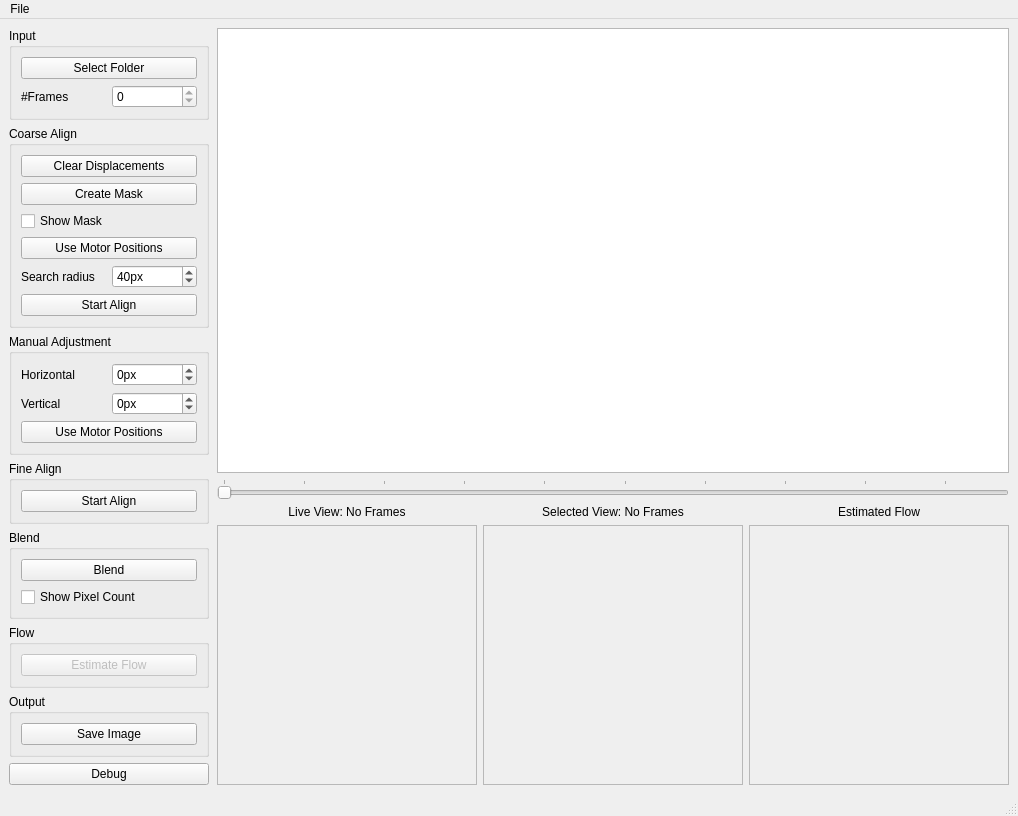
<?xml version="1.0" encoding="UTF-8"?>
<ui version="4.0">
 <class>MainWindow</class>
 <widget class="QMainWindow" name="MainWindow">
  <property name="geometry">
   <rect>
    <x>0</x>
    <y>0</y>
    <width>1018</width>
    <height>816</height>
   </rect>
  </property>
  <property name="windowTitle">
   <string>MainWindow</string>
  </property>
  <widget class="QWidget" name="centralwidget">
   <layout class="QGridLayout" name="gridLayout" columnstretch="0,0,1,1,0,0">
    <item row="1" column="3" colspan="3">
     <widget class="ncm_qstitch_graphicsview" name="mosaicView">
      <property name="sizePolicy">
       <sizepolicy hsizetype="Expanding" vsizetype="Expanding">
        <horstretch>0</horstretch>
        <verstretch>0</verstretch>
       </sizepolicy>
      </property>
     </widget>
    </item>
    <item row="1" column="0" rowspan="4" colspan="2">
     <layout class="QVBoxLayout" name="verticalLayout_3">
      <item>
       <widget class="QGroupBox" name="groupBox">
        <property name="minimumSize">
         <size>
          <width>200</width>
          <height>0</height>
         </size>
        </property>
        <property name="title">
         <string>Input</string>
        </property>
        <layout class="QGridLayout" name="gridLayout_4">
         <item row="0" column="0" colspan="2">
          <widget class="QPushButton" name="selectFolder">
           <property name="text">
            <string>Select Folder</string>
           </property>
          </widget>
         </item>
         <item row="2" column="1">
          <widget class="QSpinBox" name="nFramesSpin">
           <property name="minimum">
            <number>0</number>
           </property>
           <property name="maximum">
            <number>0</number>
           </property>
          </widget>
         </item>
         <item row="2" column="0">
          <widget class="QLabel" name="label_4">
           <property name="text">
            <string>#Frames</string>
           </property>
          </widget>
         </item>
        </layout>
       </widget>
      </item>
      <item>
       <widget class="QGroupBox" name="coarseBox">
        <property name="enabled">
         <bool>true</bool>
        </property>
        <property name="title">
         <string>Coarse Align</string>
        </property>
        <layout class="QGridLayout" name="gridLayout_2">
         <item row="4" column="1">
          <widget class="QSpinBox" name="radiusSpin">
           <property name="enabled">
            <bool>true</bool>
           </property>
           <property name="suffix">
            <string>px</string>
           </property>
           <property name="prefix">
            <string/>
           </property>
           <property name="minimum">
            <number>1</number>
           </property>
           <property name="maximum">
            <number>100</number>
           </property>
           <property name="value">
            <number>40</number>
           </property>
          </widget>
         </item>
         <item row="4" column="0">
          <widget class="QLabel" name="label">
           <property name="text">
            <string>Search radius</string>
           </property>
          </widget>
         </item>
         <item row="7" column="0" colspan="2">
          <widget class="QPushButton" name="coarseAlign">
           <property name="enabled">
            <bool>true</bool>
           </property>
           <property name="text">
            <string>Start Align</string>
           </property>
           <property name="checkable">
            <bool>true</bool>
           </property>
          </widget>
         </item>
         <item row="3" column="0" colspan="2">
          <widget class="QPushButton" name="useAllMotorPositions">
           <property name="text">
            <string>Use Motor Positions</string>
           </property>
          </widget>
         </item>
         <item row="0" column="0" colspan="2">
          <widget class="QPushButton" name="clearDisplacements">
           <property name="text">
            <string>Clear Displacements</string>
           </property>
          </widget>
         </item>
         <item row="1" column="0" colspan="2">
          <widget class="QPushButton" name="createMask">
           <property name="text">
            <string>Create Mask</string>
           </property>
          </widget>
         </item>
         <item row="2" column="0" colspan="2">
          <widget class="QCheckBox" name="showMask">
           <property name="text">
            <string>Show Mask</string>
           </property>
          </widget>
         </item>
        </layout>
       </widget>
      </item>
      <item>
       <widget class="QGroupBox" name="adjustBox">
        <property name="title">
         <string>Manual Adjustment</string>
        </property>
        <layout class="QGridLayout" name="gridLayout_3">
         <item row="0" column="0">
          <widget class="QLabel" name="horizDisplacement">
           <property name="text">
            <string>Horizontal</string>
           </property>
          </widget>
         </item>
         <item row="0" column="1">
          <widget class="QSpinBox" name="horizDispSpin">
           <property name="suffix">
            <string>px</string>
           </property>
           <property name="minimum">
            <number>-100</number>
           </property>
           <property name="maximum">
            <number>100</number>
           </property>
          </widget>
         </item>
         <item row="1" column="0">
          <widget class="QLabel" name="vertDisplacement">
           <property name="text">
            <string>Vertical</string>
           </property>
          </widget>
         </item>
         <item row="1" column="1">
          <widget class="QSpinBox" name="vertDispSpin">
           <property name="suffix">
            <string>px</string>
           </property>
           <property name="minimum">
            <number>-100</number>
           </property>
           <property name="maximum">
            <number>100</number>
           </property>
          </widget>
         </item>
         <item row="2" column="0" colspan="2">
          <widget class="QPushButton" name="useMotorPositions">
           <property name="text">
            <string>Use Motor Positions</string>
           </property>
          </widget>
         </item>
        </layout>
       </widget>
      </item>
      <item>
       <widget class="QGroupBox" name="fineBox">
        <property name="enabled">
         <bool>true</bool>
        </property>
        <property name="title">
         <string>Fine Align</string>
        </property>
        <layout class="QVBoxLayout" name="verticalLayout_4">
         <item>
          <widget class="QPushButton" name="fineAlign">
           <property name="enabled">
            <bool>true</bool>
           </property>
           <property name="text">
            <string>Start Align</string>
           </property>
           <property name="checkable">
            <bool>true</bool>
           </property>
          </widget>
         </item>
        </layout>
       </widget>
      </item>
      <item>
       <widget class="QGroupBox" name="blendBox">
        <property name="enabled">
         <bool>true</bool>
        </property>
        <property name="title">
         <string>Blend</string>
        </property>
        <layout class="QVBoxLayout" name="verticalLayout">
         <item>
          <widget class="QPushButton" name="blendButton">
           <property name="text">
            <string>Blend</string>
           </property>
          </widget>
         </item>
         <item>
          <widget class="QCheckBox" name="showPixelCount">
           <property name="text">
            <string>Show Pixel Count</string>
           </property>
          </widget>
         </item>
        </layout>
       </widget>
      </item>
      <item>
       <widget class="QGroupBox" name="flowBox">
        <property name="title">
         <string>Flow</string>
        </property>
        <layout class="QVBoxLayout" name="verticalLayout_2">
         <item>
          <widget class="QPushButton" name="estimateFlow">
           <property name="enabled">
            <bool>false</bool>
           </property>
           <property name="text">
            <string>Estimate Flow</string>
           </property>
          </widget>
         </item>
        </layout>
       </widget>
      </item>
      <item>
       <widget class="QGroupBox" name="outputBox">
        <property name="enabled">
         <bool>true</bool>
        </property>
        <property name="title">
         <string>Output</string>
        </property>
        <layout class="QVBoxLayout" name="verticalLayout_5">
         <item>
          <widget class="QPushButton" name="saveImage">
           <property name="text">
            <string>Save Image</string>
           </property>
           <property name="checkable">
            <bool>false</bool>
           </property>
          </widget>
         </item>
        </layout>
       </widget>
      </item>
      <item>
       <spacer name="verticalSpacer">
        <property name="orientation">
         <enum>Qt::Vertical</enum>
        </property>
        <property name="sizeHint" stdset="0">
         <size>
          <width>20</width>
          <height>40</height>
         </size>
        </property>
       </spacer>
      </item>
      <item>
       <widget class="QPushButton" name="debug">
        <property name="text">
         <string>Debug</string>
        </property>
       </widget>
      </item>
     </layout>
    </item>
    <item row="2" column="3" colspan="3">
     <widget class="QSlider" name="frameSlider">
      <property name="minimum">
       <number>2</number>
      </property>
      <property name="singleStep">
       <number>1</number>
      </property>
      <property name="orientation">
       <enum>Qt::Horizontal</enum>
      </property>
      <property name="tickPosition">
       <enum>QSlider::TicksAbove</enum>
      </property>
      <property name="tickInterval">
       <number>10</number>
      </property>
     </widget>
    </item>
    <item row="4" column="3">
     <widget class="QLabel" name="liveView">
      <property name="sizePolicy">
       <sizepolicy hsizetype="Fixed" vsizetype="Fixed">
        <horstretch>0</horstretch>
        <verstretch>0</verstretch>
       </sizepolicy>
      </property>
      <property name="minimumSize">
       <size>
        <width>260</width>
        <height>260</height>
       </size>
      </property>
      <property name="frameShape">
       <enum>QFrame::StyledPanel</enum>
      </property>
      <property name="text">
       <string/>
      </property>
      <property name="margin">
       <number>0</number>
      </property>
     </widget>
    </item>
    <item row="4" column="4">
     <widget class="QLabel" name="selectedView">
      <property name="sizePolicy">
       <sizepolicy hsizetype="Fixed" vsizetype="Fixed">
        <horstretch>0</horstretch>
        <verstretch>0</verstretch>
       </sizepolicy>
      </property>
      <property name="minimumSize">
       <size>
        <width>260</width>
        <height>260</height>
       </size>
      </property>
      <property name="frameShape">
       <enum>QFrame::StyledPanel</enum>
      </property>
      <property name="frameShadow">
       <enum>QFrame::Plain</enum>
      </property>
      <property name="text">
       <string/>
      </property>
     </widget>
    </item>
    <item row="4" column="5">
     <widget class="QLabel" name="flowView">
      <property name="minimumSize">
       <size>
        <width>260</width>
        <height>260</height>
       </size>
      </property>
      <property name="frameShape">
       <enum>QFrame::StyledPanel</enum>
      </property>
      <property name="frameShadow">
       <enum>QFrame::Plain</enum>
      </property>
      <property name="lineWidth">
       <number>1</number>
      </property>
      <property name="text">
       <string/>
      </property>
     </widget>
    </item>
    <item row="3" column="5">
     <widget class="QLabel" name="flowLabel">
      <property name="text">
       <string>Estimated Flow</string>
      </property>
      <property name="alignment">
       <set>Qt::AlignCenter</set>
      </property>
     </widget>
    </item>
    <item row="3" column="4">
     <widget class="QLabel" name="selectedLabel">
      <property name="text">
       <string>Selected View: No Frames</string>
      </property>
      <property name="alignment">
       <set>Qt::AlignCenter</set>
      </property>
     </widget>
    </item>
    <item row="3" column="3">
     <widget class="QLabel" name="liveLabel">
      <property name="text">
       <string>Live View: No Frames</string>
      </property>
      <property name="alignment">
       <set>Qt::AlignCenter</set>
      </property>
     </widget>
    </item>
   </layout>
  </widget>
  <widget class="QMenuBar" name="menubar">
   <property name="geometry">
    <rect>
     <x>0</x>
     <y>0</y>
     <width>1018</width>
     <height>20</height>
    </rect>
   </property>
   <widget class="QMenu" name="menuSelect_Folder">
    <property name="title">
     <string>File</string>
    </property>
    <addaction name="actionSelectFolder"/>
   </widget>
   <addaction name="menuSelect_Folder"/>
  </widget>
  <widget class="QStatusBar" name="statusbar"/>
  <action name="actionSelectFolder">
   <property name="text">
    <string>Select Folder</string>
   </property>
  </action>
 </widget>
 <customwidgets>
  <customwidget>
   <class>ncm_qstitch_graphicsview</class>
   <extends>QGraphicsView</extends>
   <header>ncm_qstitch_graphicsview.h</header>
  </customwidget>
 </customwidgets>
 <resources/>
 <connections/>
</ui>
